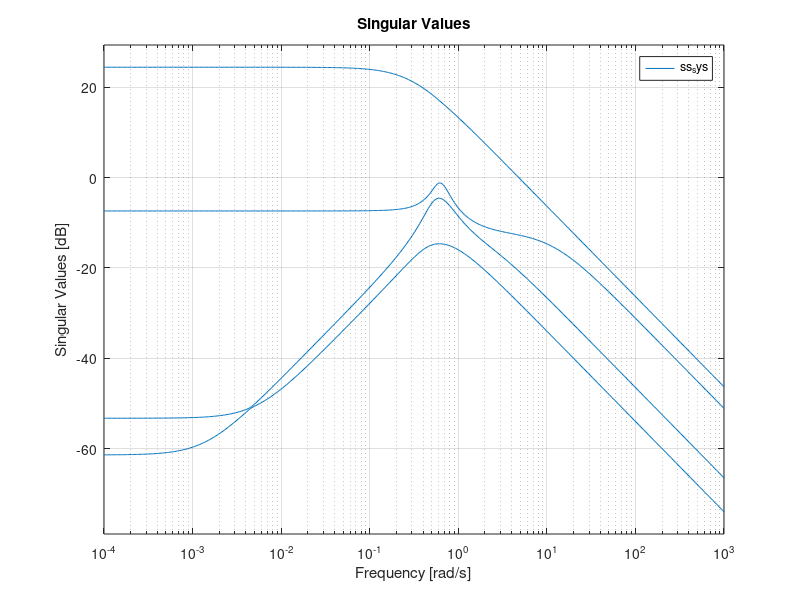
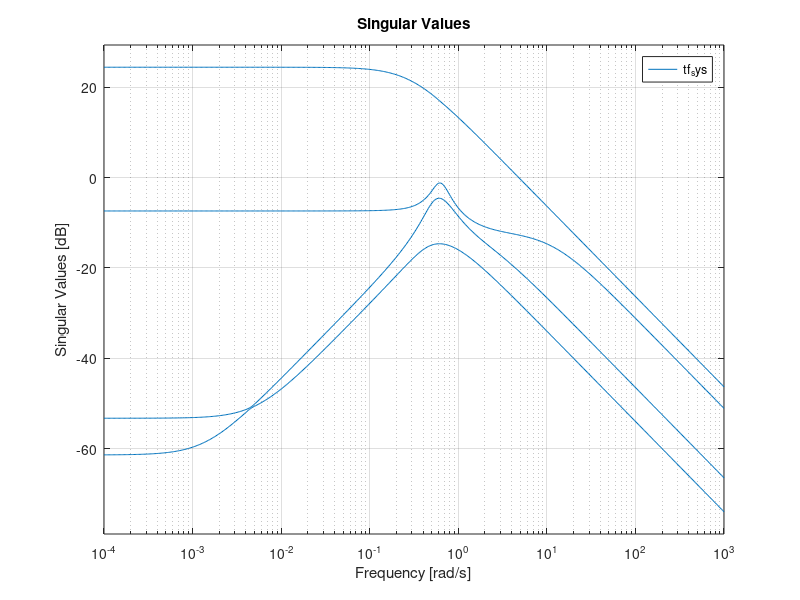

Recreate these plots in MATLAB, in order.
ss_sys = WestlandLynx;
tf_sys = tf (ss_sys);

w = logspace (-4, 3, 500);

figure (1)
sigma (ss_sys, w)

figure (2)
sigma (tf_sys, w)


sys = ss (0, 1, 1, 0)
tf (sys)
